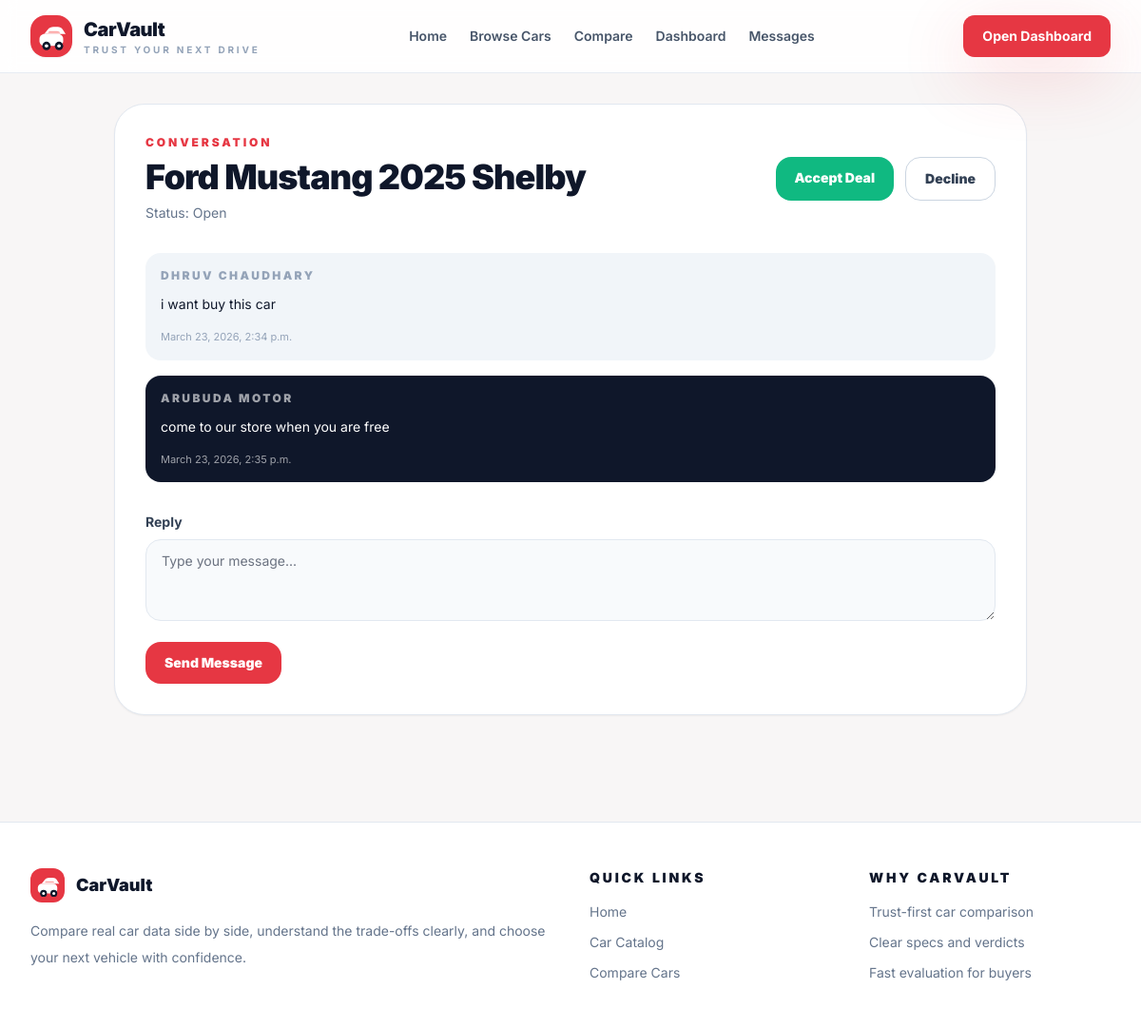
The app's page /messages/1/ (signed in) with its own data.
### core/models.py (models this page shows, shortened)
class Conversation(models.Model):
    class Status(models.TextChoices):
        OPEN = "open", "Open"
        DEAL_ACCEPTED = "deal_accepted", "Deal Accepted"
        DEAL_DECLINED = "deal_declined", "Deal Declined"
        CLOSED = "closed", "Closed"
    car = models.ForeignKey(Car, on_delete=models.CASCADE, related_name="conversations")
    buyer = models.ForeignKey(User, on_delete=models.CASCADE, related_name="buyer_conversations")
    seller = models.ForeignKey(User, on_delete=models.CASCADE, related_name="seller_conversations")
    status = models.CharField(max_length=20, choices=Status.choices, default=Status.OPEN)
    proposed_price = models.DecimalField(max_digits=10, decimal_places=2, null=True, blank=True)
    accepted_price = models.DecimalField(max_digits=10, decimal_places=2, null=True, blank=True)
    created_at = models.DateTimeField(auto_now_add=True)
    updated_at = models.DateTimeField(auto_now=True)
    class Meta:
        ordering = ["-updated_at"]
        unique_together = ("car", "buyer", "seller")

class Car(models.Model):
    class BodyType(models.TextChoices):
        SUV = "SUV", "SUV"
        SEDAN = "Sedan", "Sedan"
        HATCHBACK = "Hatchback", "Hatchback"
        COUPE = "Coupe", "Coupe"
        PICKUP = "Pickup", "Pickup"
    class FuelType(models.TextChoices):
        PETROL = "Petrol", "Petrol"
        DIESEL = "Diesel", "Diesel"
        ELECTRIC = "Electric", "Electric"
        HYBRID = "Hybrid", "Hybrid"
    class ListingStatus(models.TextChoices):
        ACTIVE = "active", "Active"
        PENDING = "pending", "Pending"
        SOLD = "sold", "Sold"
        WITHDRAWN = "withdrawn", "Withdrawn"
    seller = models.ForeignKey(
        User,
        on_delete=models.SET_NULL,
        related_name="listed_cars",
        null=True,
        blank=True,
        limit_choices_to={"role": User.Role.SELLER},
    )
    brand = models.CharField(max_length=100)
    model_name = models.CharField(max_length=120)
    slug = models.SlugField(max_length=180, unique=True, blank=True)
    tagline = models.CharField(max_length=160)
    year = models.PositiveIntegerField(default=2025)
    body_type = models.CharField(max_length=20, choices=BodyType.choices)
    fuel_type = models.CharField(max_length=20, choices=FuelType.choices)
    transmission = models.CharField(max_length=50)
    drive_type = models.CharField(max_length=50)
    listing_status = models.CharField(max_length=20, choices=ListingStatus.choices, default=ListingStatus.PENDING)
    price = models.DecimalField(max_digits=10, decimal_places=2)
    mileage = models.PositiveIntegerField(help_text="Mileage in MPG or equivalent")
    horsepower = models.PositiveIntegerField()
    torque = models.PositiveIntegerField(help_text="Torque in Nm")
    top_speed = models.PositiveIntegerField(help_text="Top speed in mph")
    zero_to_sixty = models.DecimalField(max_digits=4, decimal_places=1, help_text="0-60 mph time in seconds")
    range_km = models.PositiveIntegerField(help_text="Range in km")
    battery_capacity = models.PositiveIntegerField(help_text="Battery or fuel system capacity")
    seating_capacity = models.PositiveIntegerField(default=5)
    cargo_space = models.DecimalField(max_digits=5, decimal_places=1, help_text="Cargo space in cubic feet")
    ground_clearance = models.PositiveIntegerField(help_text="Ground clearance in mm")
    safety_rating = models.DecimalField(max_digits=2, decimal_places=1)
    warranty_years = models.PositiveIntegerField(default=3)
    image_url = models.URLField(blank=True)
    image_file = models.FileField(upload_to="cars/", blank=True, null=True)
    description = models.TextField()
    key_features = models.TextField(help_text="Comma-separated features")
    pros = models.TextField(help_text="One point per line")
    cons = models.TextField(help_text="One point per line")
    featured = models.BooleanField(default=False)
    created_at = models.DateTimeField(auto_now_add=True)
    updated_at = models.DateTimeField(auto_now=True)
    class Meta:
        ordering = ["brand", "model_name"]
    @property
    def title(self):
        return f"{self.brand} {self.model_name}"

class Message(models.Model):
    conversation = models.ForeignKey(Conversation, on_delete=models.CASCADE, related_name="messages")
    sender = models.ForeignKey(User, on_delete=models.CASCADE, related_name="sent_messages")
    content = models.TextField()
    created_at = models.DateTimeField(auto_now_add=True)
    is_read = models.BooleanField(default=False)
    class Meta:
        ordering = ["created_at"]

class User(AbstractBaseUser, PermissionsMixin):
    class Role(models.TextChoices):
        ADMIN = "admin", "Admin"
        BUYER = "buyer", "Buyer"
        SELLER = "seller", "Seller"
    class AccountState(models.TextChoices):
        INACTIVE = "inactive", "Inactive"
        ACTIVE = "active", "Active"
        BLOCKED = "blocked", "Blocked"
        DELETED = "deleted", "Deleted"
    class Gender(models.TextChoices):
        MALE = "male", "Male"
        FEMALE = "female", "Female"
        OTHER = "other", "Other"
    firstname = models.CharField(max_length=100)
    lastname = models.CharField(max_length=100)
    phone = models.CharField(max_length=15, null=True, blank=True)
    email = models.EmailField(unique=True)
    role = models.CharField(max_length=20, choices=Role.choices, default=Role.BUYER)
    account_state = models.CharField(max_length=20, choices=AccountState.choices, default=AccountState.INACTIVE)
    gender = models.CharField(max_length=20, choices=Gender.choices, default=Gender.OTHER)
    otp_verified_at = models.DateTimeField(null=True, blank=True)
    last_seen_at = models.DateTimeField(null=True, blank=True)
    is_active = models.BooleanField(default=False)
    is_staff = models.BooleanField(default=False)
    is_admin = models.BooleanField(default=False)
    create_at = models.DateTimeField(auto_now_add=True)
    updated_at = models.DateTimeField(auto_now=True)
    objects = UserManager()
    USERNAME_FIELD = "email"
    REQUIRED_FIELDS = []
    @property
    def full_name(self):
        return f"{self.firstname} {self.lastname}".strip()

### core/views.py (the view, shortened to what this page needs)
# urls.py: path("messages/<int:conversation_id>/", views.conversation_detail, name="conversation_detail"),
@login_required
def conversation_detail(request, conversation_id):
    conversation = get_object_or_404(Conversation.objects.select_related("car", "buyer", "seller"), pk=conversation_id)
    if request.user not in [conversation.buyer, conversation.seller] and request.user.role != User.Role.ADMIN:
        messages.error(request, "You cannot access this conversation.")
        return redirect("dashboard")
    conversation.messages.filter(is_read=False).exclude(sender=request.user).update(is_read=True)
    form = MessageReplyForm(request.POST or None)
    return render(
        request,
        "core/messages/conversation_detail.html",
        {"conversation": conversation, "form": form},
    )

### core/forms.py
class MessageReplyForm(forms.ModelForm):
    class Meta:
        model = Message
        fields = ["content"]
        widgets = {"content": forms.Textarea(attrs={"rows": 3, "placeholder": "Type your message..."})}
    def __init__(self, *args, **kwargs):
        super().__init__(*args, **kwargs)
        add_form_control_styles(self)

### core/forms.py (called while the page is built)
def add_form_control_styles(form):
    for field in form.fields.values():
        existing = field.widget.attrs.get("class", "")
        field.widget.attrs["class"] = (
            existing
            + " w-full rounded-2xl border border-slate-200 bg-slate-50 px-4 py-3 text-sm text-slate-900 focus:border-primary focus:ring-primary"
        ).strip()
    return form

### templates/core/messages/conversation_detail.html (shortened to what this page needs)
{% extends "base.html" %}
{% block content %}
<main class="mx-auto max-w-5xl px-4 py-8 md:px-8">
    <div class="rounded-[2rem] border border-slate-200 bg-white p-6 shadow-sm md:p-8">
        <div class="flex flex-col gap-3 md:flex-row md:items-center md:justify-between">
            <div>
                <p class="text-xs font-black uppercase tracking-[0.24em] text-primary">Conversation</p>
                <h1 class="mt-2 text-4xl font-black tracking-tight text-slate-900">{{ conversation.car.title }}</h1>
                <p class="mt-2 text-sm text-slate-500">Status: {{ conversation.get_status_display }}</p>
            </div>
            {% if request.user.role == "seller" and conversation.status == "open" %}
            <div class="flex gap-3">
                <a class="rounded-2xl bg-emerald-500 px-5 py-3 text-sm font-black text-white" href="{% url 'update_conversation_status' conversation.id 'accept' %}">Accept Deal</a>
                <a class="rounded-2xl border border-slate-300 px-5 py-3 text-sm font-black text-slate-700" href="{% url 'update_conversation_status' conversation.id 'decline' %}">Decline</a>
            </div>
            {% endif %}
        </div>
        <div class="mt-8 space-y-4" id="messages-container">
            {% include "core/messages/_conversation_messages.html" %}
        </div>
        <form class="mt-8" id="message-form" method="post">
            <label class="mb-2 block text-sm font-bold text-slate-700">Reply</label>
            {{ form.content }}
            <button class="mt-4 rounded-2xl bg-primary px-5 py-3 text-sm font-black text-white" type="submit">Send Message</button>
        </form>
    </div>
</main>
{% endblock %}

### templates/core/messages/_conversation_messages.html
{% for item in conversation.messages.all %}
<div class="rounded-2xl {% if item.sender_id == request.user.id %}bg-slate-900 text-white{% else %}bg-slate-100 text-slate-900{% endif %} p-4">
    <p class="text-xs font-black uppercase tracking-[0.2em] {% if item.sender_id == request.user.id %}text-white/60{% else %}text-slate-400{% endif %}">{{ item.sender.full_name|default:item.sender.email }}</p>
    <p class="mt-2 text-sm leading-7">{{ item.content }}</p>
    <p class="mt-3 text-[11px] {% if item.sender_id == request.user.id %}text-white/60{% else %}text-slate-400{% endif %}">{{ item.created_at }}</p>
</div>
{% empty %}
<div class="rounded-2xl bg-slate-50 p-4 text-sm text-slate-500">No messages yet.</div>
{% endfor %}

### templates/base.html (style rules this page uses)
body { font-family: "Inter", sans-serif; }

### records on screen
Conversation: car "Ford Mustang 2025 Shelby", status "Open"
Message: sender.full_name "DHRUV CHAUDHARY", content "i want buy this car", created_at "March 23, 2026, 2:34 p.m."
Message: sender.full_name "ARUBUDA MOTOR", content "come to our store when you are free", created_at "March 23, 2026, 2:35 p.m."
